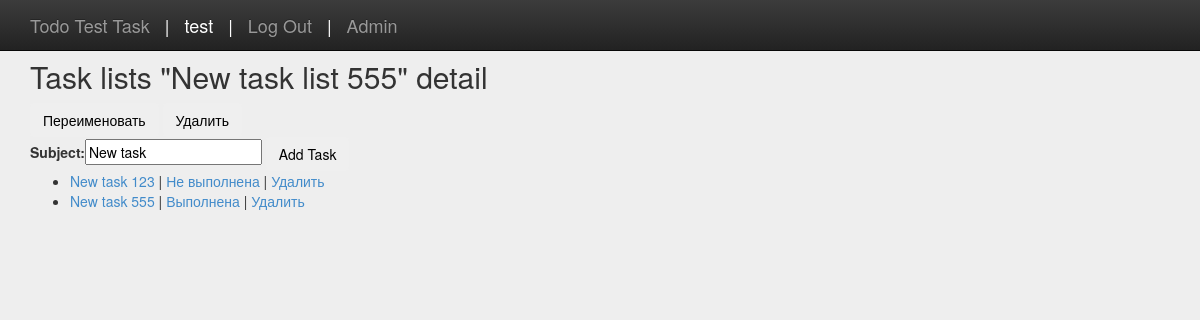
Page /todo/detail/20/ (signed in) on the earlier database version.
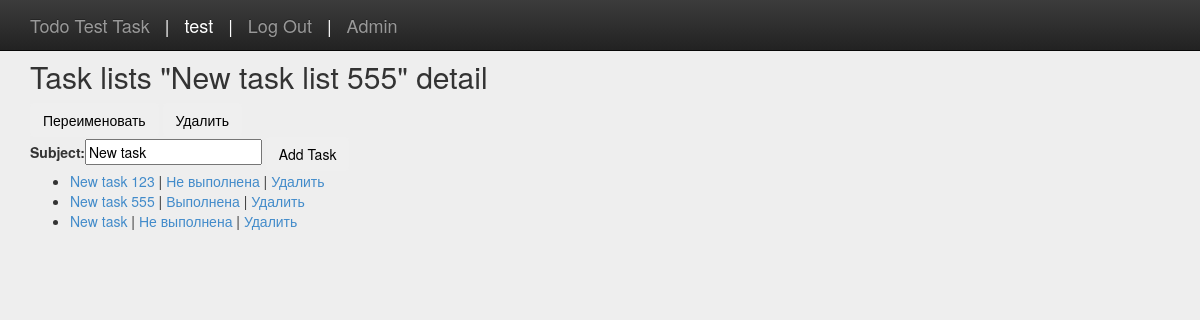
Same page on the later database version.
### todoapp/models.py (models this page shows, shortened)
class Task(models.Model):
    subject = models.CharField(max_length=140, default='New task')
    created = models.DateTimeField(auto_now_add=True)
    status = models.BooleanField(default=False)
    tl = models.ForeignKey('TaskList', null=True, blank=True)
    user = models.ForeignKey(User, blank=True, null=True)

### todoapp/views.py (the view)
# urls.py: url(r'^detail/(?P<tasklist_id>\d+)/$', views.detail, name ='detail'),
@login_required
def detail(request, tasklist_id = None):
    if tasklist_id: tl = get_object_or_404(TaskList, user_id=request.user.id, pk=tasklist_id)
    else: tl = None
    tls = Task.objects.filter(user_id=request.user.id, tl_id=tasklist_id )
    form = AddTaskForm()
    return render(request, 'todoapp/detail.html', {'tasks': tls, 'form':form, 'tl':tl,}, )

### todoapp/forms.py
class AddTaskForm(forms.ModelForm):
    class Meta:
        model = Task
        fields = ('subject',)

### templates/todoapp/detail.html (shortened to what this page needs)
{% extends 'base.html' %}
{% block content %}
{% if tl %}
<h2>Task lists "{{ tl.title }}" detail</h2>
<a href="{% url 'todoapp:changetl' tl.id %}">
    <button type="button" class="btn">Переименовать</button>
</a>
<a href="{% url 'todoapp:deltl' tl.id %}">
    <button type="button" class="btn">Удалить</button>
</a>
<form action="{% url 'todoapp:addtask' tl.id %}" method="POST">
        {{ form }}
        <button type="submit" class="btn">Add Task</button>
</form>
{% else %}
<h2>Free tasks detail</h2>
{% endif %}
{% if tasks %}
    <ul>
    {% for task in tasks %}
        <li>
            <a href="{% url 'todoapp:changetask' task.id %}">
                {{ task.subject }}
            </a> |
            <a href="{% url 'todoapp:change' task.id %}">
            {% if task.status %}
                Выполнена
            {% else %}
                Не выполнена
            {% endif %}
            </a> |
            <a href="{% url 'todoapp:deltask' task.id %}">
                Удалить
            </a>
        </li>
    {% endfor %}
    </ul>
{% else %}
    <p>No tasklists</p>
{% endif %}
{% endblock %}

Differences in the rows shown:
added Task: subject "New task", status "Не выполнена"
